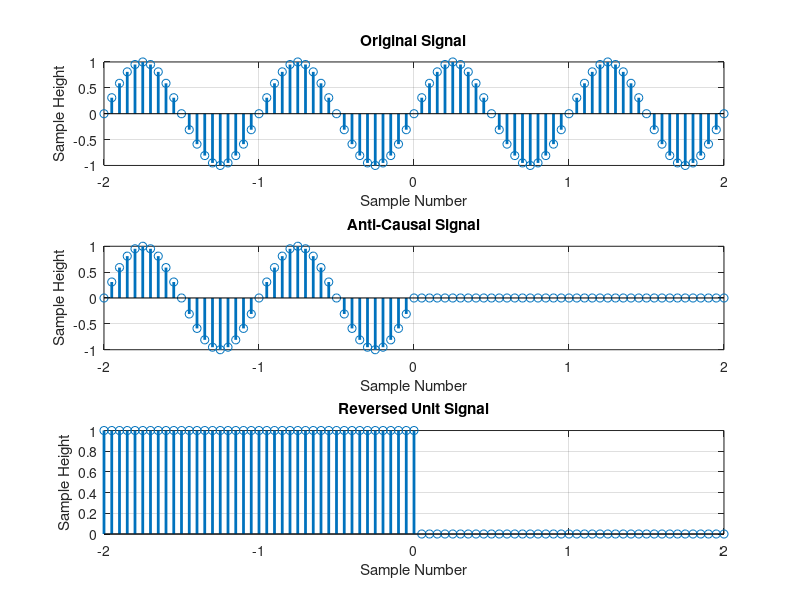

Write the MATLAB code that produced this figure.
n = -2:1/20:2;
s1 = sin(2*pi*n);
u = n<=0;
s2 = s1.*u;
title('All Signals');
xlabel('Sample Number');
ylabel('Sample Height');
subplot(3,1,1);
stem(n, s1, 'linewidth', 2);
grid on;
title('Original Signal')
xlabel('Sample Number');
ylabel('Sample Height');
subplot(3,1,2);
stem(n, s2, 'linewidth', 2);
grid on;
title('Anti-Causal Signal')
xlabel('Sample Number');
ylabel('Sample Height');
subplot(3,1,3);
stem(n, u, 'linewidth', 2);
grid on;
title('Reversed Unit Signal')
xlabel('Sample Number');
ylabel('Sample Height');
